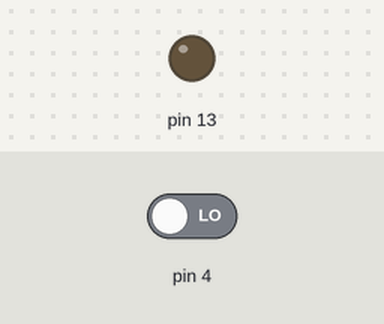
The sketch below on a simulated Arduino Uno, built with avr-gcc and run on an emulated ATmega328P. Shown: output pins drawn as LEDs (lit = HIGH). The inputs (shaded band) are chosen by the test bench; at power-on: pin 4 LOW. What the sketch prints to the serial monitor is not drawn.

Above: at 1.2 s.
1.3 s: pin 4 driven HIGH
At 2.2 s:
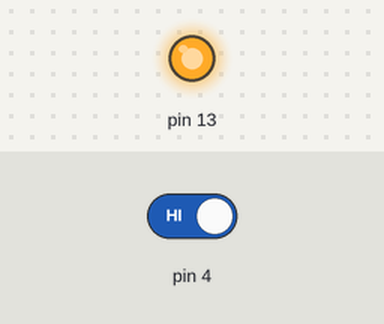
4.3 s: pin 4 driven LOW
At 5.7 s:
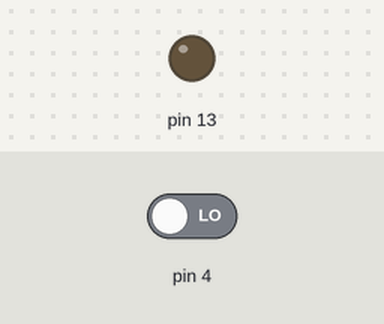
Timing chart, 0 to 7.3 s (numbered marks = the images above; inputs shaded):
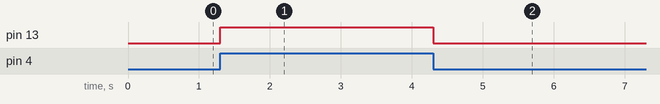

Measured:
- after the input at 1.3 s, pin 13: LOW → HIGH at once
- after the input at 4.3 s, pin 13: HIGH → LOW at once

The sketch:

Bluetooth2.ino
```cpp
#include <SoftwareSerial.h>

SoftwareSerial BTserial(2, 3); // RX | TX
// Connect the HC-06 TX to the Arduino RX on pin 2.
// Connect the HC-06 RX to the Arduino TX on pin 3 through a voltage divider.
//


void setup()
{
    pinMode(13, OUTPUT);
    pinMode(4, INPUT);
    Serial.begin(9600);
    Serial.println("Enter AT commands:");

    // HC-06 default serial speed is 9600
    BTserial.begin(9600);
}

void loop()
{

    // Keep reading from HC-06 and send to Arduino Serial Monitor
    if (BTserial.available())
    {
        Serial.write(BTserial.read());
    }

    // Keep reading from Arduino Serial Monitor and send to HC-06
    if (Serial.available())
    {
        BTserial.write(Serial.read());
    }

    digitalWrite(13, digitalRead(4));
}
```
